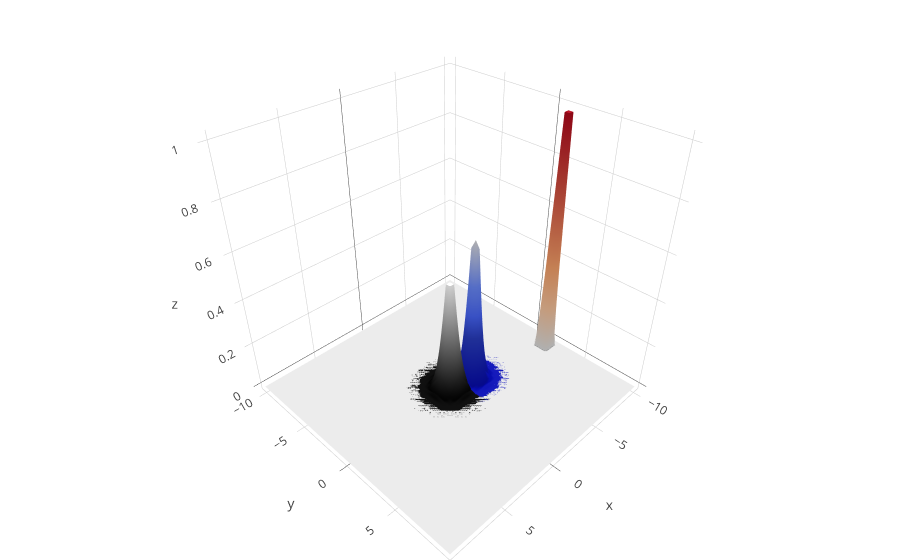

The code cell stored with this chart in its notebook:
### Code cell
#@title Prior { run: "auto" }
ybar_1 = -9 #@param {type:"slider", min:-10, max:10, step:1}
ybar_2 = 2 #@param {type:"slider", min:-10, max:10, step:1}
N = 2 #@param {type:"slider", min:0, max:100, step:1}
precision = 0.5 #@param {type:"slider", min:0, max:5, step:0.1}
prior_precision = 3.5 #@param {type:"slider", min:0, max:5, step:0.1}
p_x = ds.MultivariateNormal(torch.zeros(2), (1. / prior_precision) * torch.eye(2))
obs = torch.tensor([ybar_1, ybar_2]).float()
p_x_y = linear_guassian(obs, 
                        p_x, N*torch.diag(precision * torch.ones(2)),
                torch.eye(2), torch.zeros(2))
plot(p_x, p_x_y, obs)
